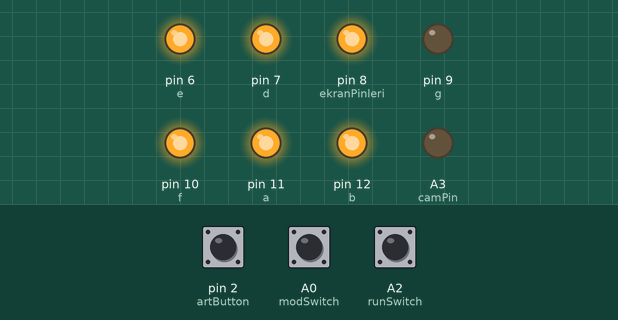
Recording of a sketch running on a simulated Arduino Uno, built with avr-gcc and run on an emulated ATmega328P. Shown: output pins drawn as LEDs (lit = HIGH). The inputs (shaded band) are chosen by the test bench; at power-on: A2 (runSwitch) LOW, pin 2 (artButton) LOW, A0 (modSwitch) LOW.

Above: at 2.4 s.
2.5 s: A2 (runSwitch) pulled HIGH for 3.2 s
At 3.3 s:
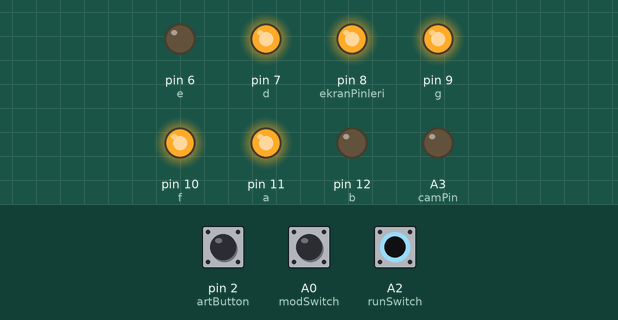
8.0 s: pin 2 (artButton) pulled HIGH for 0.15 s
At 8.8 s:
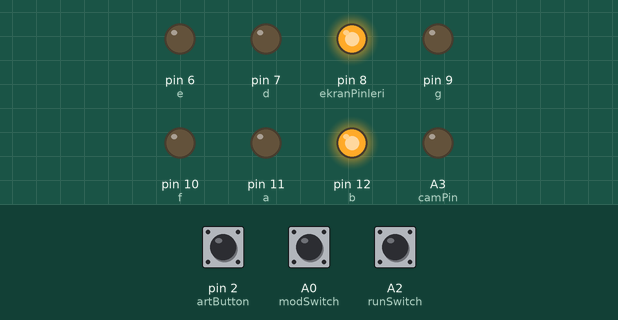
9.6 s: pin 2 (artButton) pulled HIGH for 1 s
At 11.3 s:
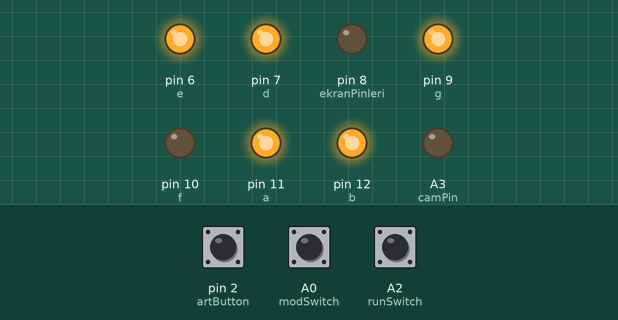
12.1 s: pin 2 (artButton) pulled HIGH for 3.2 s
At 16.0 s:
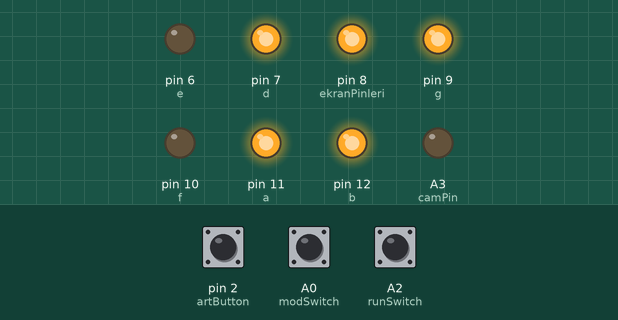
16.8 s: pin 2 (artButton) pulsed HIGH 5 times (0.12 s each, 0.3 s apart)
At 18.9 s:
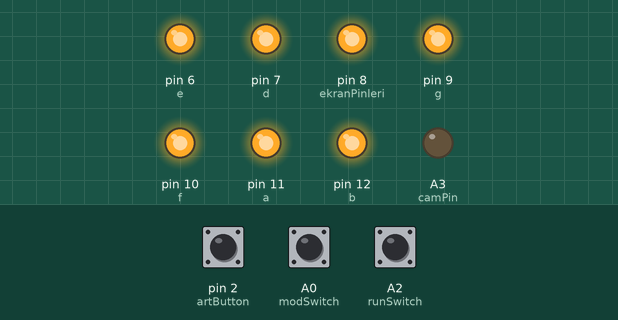
19.8 s: pin 2 (artButton) pulled HIGH for 0.15 s
At 21.4 s:
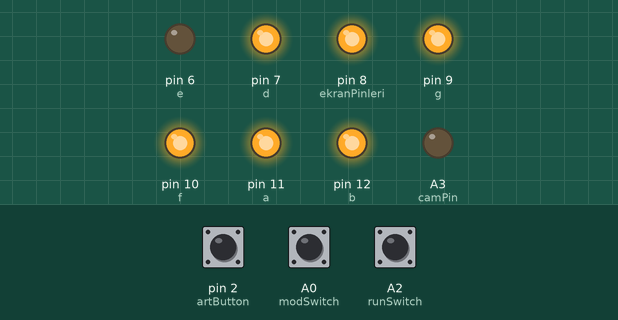
Timing chart, 0 to 22.4 s (numbered marks = the images above; inputs shaded):
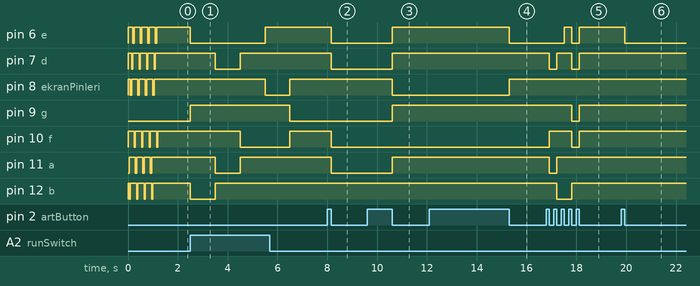

The sketch:

cam_v1.1.ino
```cpp
// Tum ekran pinleri
int e = 6;
int d = 7;
int c = 8;
int g = 9;
int f = 10;
int a = 11;
int b = 12;
int ekranPinleri[] = {b, a, f, g, c, d, e};

// Mod switch
int modSwitch = A0;

// Artirma butonu
int artButton = 2;

// Run switch
int runSwitch = A2;

// Cam pin
int camPin = A3;

// Denklansor gecikmesi
int takePhotoDelay = 50;

// Ilk modlar
int modSure = 0;
int modFotoMiktari = 0;
unsigned int modlarSure[] = {5, 10, 30, 60, 300, 600, 900, 1200, 1500, 1800}; // sec
int modlarFoto[] = {50, 100, 150, 200, 250, 300, 350, 400, 450, 500};

void setup() {
  // Sag ekran
  pinMode(b, OUTPUT);
  pinMode(a, OUTPUT);
  pinMode(f, OUTPUT);
  pinMode(g, OUTPUT);
  pinMode(c, OUTPUT);
  pinMode(d, OUTPUT);
  pinMode(e, OUTPUT);
  // Mod switch
  pinMode(modSwitch, INPUT);
  // Artirma butonu
  pinMode(artButton, INPUT);
  // Run switch
  pinMode(runSwitch, INPUT);
  // Cam pin
  pinMode(camPin, OUTPUT);
  // Bootup
  bootScreen();
  updateFotoScreen();
  updateTimeScreen();
}

void loop() {
  readArtiButton();
  updateScreen();
  if (readRunSwitch() == 1) startShots();
}

void incTimeMod() {
  modSure = (++modSure == 10 ? 0 : modSure);
  updateTimeScreen();
}

void incFotoMod() {
  modFotoMiktari = (++modFotoMiktari == 10 ? 0 : modFotoMiktari);
  updateFotoScreen();
}

void updateFotoScreen() {
  updateScreen();
}

void updateTimeScreen() {
  updateScreen();
}

void updateScreen() {
  if (readModSwitch() == 0) {
    writeScreen(modFotoMiktari);
  } else if (readModSwitch() == 1) {
    writeScreen(modSure);
  }
}

int getCurrentTimeMod() {
  return modlarSure[modSure];
}

int getCurrentFotoMod() {
  return modlarFoto[modFotoMiktari];
}

int readModSwitch() {
  return digitalRead(modSwitch);
}

int readRunSwitch() {
  return digitalRead(runSwitch);
}

int readArtiButton() {
  int buttonState = digitalRead(artButton);
  if (buttonState == 1) {
    while(digitalRead(artButton) == 1) {}
    if(readModSwitch() == 0) incFotoMod();
    else incTimeMod();
  }
}

void takeShot() {
  digitalWrite(camPin, HIGH);
  delay(takePhotoDelay);
  digitalWrite(camPin, LOW);
  delay(takePhotoDelay);
}

void startShots() {
  countdown();
  while (true) {
    if (readRunSwitch() == 0) break;
    for (int i=0; i<getCurrentFotoMod(); i++) {
      if (readRunSwitch() == 0) break;
      takeShot();
    }
    for (int timeCount=0; timeCount<getCurrentTimeMod(); timeCount++) {
      if (readRunSwitch() == 0) break;
      if (delayInterruptable() == 0) break;
    }
  }
}

void countdown() {
  cleanScreens();
  for (int i=5; i>=0; i--) {
    writeScreen(i);
    if (delayInterruptable() == 0) break;
  }
  updateFotoScreen();
  updateTimeScreen();
}

int delayInterruptable() {
  delay(1000);
  return readRunSwitch();
}

void cleanScreens() {
  for (byte i = 0; i < (sizeof(ekranPinleri) / sizeof(int)); i++) {
    digitalWrite(ekranPinleri[i], LOW);
  }
}

void bootScreen() {
  cleanScreens();
  int animPins[] = {a, b, c, d, e, f};
  for (int p = 0; p < 6; p++) digitalWrite(animPins[p], HIGH);
  for (byte c = 0; c < 4; c++) {
    for (byte i = 0; i < 6; i++) {
      digitalWrite(animPins[i], LOW);
      delay(50);
      digitalWrite(animPins[i], HIGH);
    }
  }
  cleanScreens();
}

void writeScreen(int number) {
    switch (number) {
      case 0:
        digitalWrite(e, HIGH);
        digitalWrite(d, HIGH);
        digitalWrite(c, HIGH);
        digitalWrite(g, LOW);
        digitalWrite(f, HIGH);
        digitalWrite(a, HIGH);
        digitalWrite(b, HIGH);
        break;
      case 1:
        digitalWrite(e, LOW);
        digitalWrite(d, LOW);
        digitalWrite(c, HIGH);
        digitalWrite(g, LOW);
        digitalWrite(f, LOW);
        digitalWrite(a, LOW);
        digitalWrite(b, HIGH);
        break;
      case 2:
        digitalWrite(e, HIGH);
        digitalWrite(d, HIGH);
        digitalWrite(c, LOW);
        digitalWrite(g, HIGH);
        digitalWrite(f, LOW);
        digitalWrite(a, HIGH);
        digitalWrite(b, HIGH);
        break;
      case 3:
        digitalWrite(e, LOW);
        digitalWrite(d, HIGH);
        digitalWrite(c, HIGH);
        digitalWrite(g, HIGH);
        digitalWrite(f, LOW);
        digitalWrite(a, HIGH);
        digitalWrite(b, HIGH);
        break;
      case 4:
        digitalWrite(e, LOW);
        digitalWrite(d, LOW);
        digitalWrite(c, HIGH);
        digitalWrite(g, HIGH);
        digitalWrite(f, HIGH);
        digitalWrite(a, LOW);
        digitalWrite(b, HIGH);
        break;
      case 5:
        digitalWrite(e, LOW);
        digitalWrite(d, HIGH);
        digitalWrite(c, HIGH);
        digitalWrite(g, HIGH);
        digitalWrite(f, HIGH);
        digitalWrite(a, HIGH);
        digitalWrite(b, LOW);
        break;

      case 6:
        digitalWrite(e, HIGH);
        digitalWrite(d, HIGH);
        digitalWrite(c, HIGH);
        digitalWrite(g, HIGH);
        digitalWrite(f, HIGH);
        digitalWrite(a, HIGH);
        digitalWrite(b, LOW);
        break;
      case 7:
        digitalWrite(e, LOW);
        digitalWrite(d, LOW);
        digitalWrite(c, HIGH);
        digitalWrite(g, LOW);
        digitalWrite(f, LOW);
        digitalWrite(a, HIGH);
        digitalWrite(b, HIGH);
        break;
      case 8:
        digitalWrite(e, HIGH);
        digitalWrite(d, HIGH);
        digitalWrite(c, HIGH);
        digitalWrite(g, HIGH);
        digitalWrite(f, HIGH);
        digitalWrite(a, HIGH);
        digitalWrite(b, HIGH);
        break;
      case 9:
        digitalWrite(e, LOW);
        digitalWrite(d, HIGH);
        digitalWrite(c, HIGH);
        digitalWrite(g, HIGH);
        digitalWrite(f, HIGH);
        digitalWrite(a, HIGH);
        digitalWrite(b, HIGH);
        break;
  }
}
```

Measured:
- after the input at 2.5 s, pin 6 (e): HIGH → LOW at once, → HIGH 3.0 s later; pin 7 (d), pin 11 (a): HIGH → LOW after 1.0 s, → HIGH 1.0 s later; pin 8 (ekranPinleri): HIGH → LOW after 3.0 s, → HIGH 1.0 s later; pin 9 (g): LOW → HIGH at once, → LOW 4.0 s later; pin 10 (f): HIGH → LOW after 2.0 s, → HIGH 2.0 s later
- after the input at 8.0 s, pin 6 (e), pin 7 (d), pin 10 (f), pin 11 (a): HIGH → LOW after 0.15 s
- after the input at 9.6 s, pin 6 (e), pin 7 (d), pin 9 (g), pin 11 (a): LOW → HIGH after 1.0 s; pin 8 (ekranPinleri): HIGH → LOW after 1.0 s
- after the input at 12.1 s, pin 6 (e): HIGH → LOW after 3.2 s; pin 8 (ekranPinleri): LOW → HIGH after 3.2 s
- after the input at 16.8 s, pin 6 (e): LOW → HIGH after 0.72 s, → LOW 0.30 s later, → HIGH 0.30 s later; pin 7 (d): alternates HIGH for 0.60 s and LOW for 0.30 s, 4 changes in all, then stays HIGH, starting after 0.12 s
- after the input at 19.8 s, pin 6 (e): HIGH → LOW after 0.15 s
